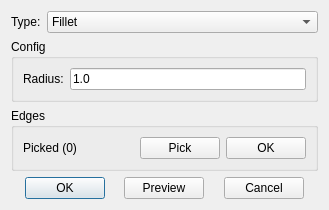
<?xml version="1.0" encoding="UTF-8"?>
<ui version="4.0">
 <class>FilletInfoDialog</class>
 <widget class="QDialog" name="FilletInfoDialog">
  <property name="geometry">
   <rect>
    <x>0</x>
    <y>0</y>
    <width>329</width>
    <height>192</height>
   </rect>
  </property>
  <property name="windowTitle">
   <string>Fillet</string>
  </property>
  <layout class="QGridLayout" name="gridLayout_5">
   <item row="1" column="0">
    <widget class="QGroupBox" name="groupBox">
     <property name="minimumSize">
      <size>
       <width>0</width>
       <height>0</height>
      </size>
     </property>
     <property name="title">
      <string>Config</string>
     </property>
     <layout class="QGridLayout" name="gridLayout">
      <item row="0" column="0">
       <widget class="QLabel" name="label_2">
        <property name="text">
         <string>Radius:</string>
        </property>
       </widget>
      </item>
      <item row="0" column="1">
       <widget class="QLineEdit" name="editRadius">
        <property name="text">
         <string>1.0</string>
        </property>
       </widget>
      </item>
     </layout>
    </widget>
   </item>
   <item row="4" column="0">
    <widget class="QWidget" name="widget" native="true">
     <property name="sizePolicy">
      <sizepolicy hsizetype="Preferred" vsizetype="Fixed">
       <horstretch>0</horstretch>
       <verstretch>0</verstretch>
      </sizepolicy>
     </property>
     <layout class="QGridLayout" name="gridLayout_3">
      <property name="leftMargin">
       <number>0</number>
      </property>
      <property name="topMargin">
       <number>0</number>
      </property>
      <property name="rightMargin">
       <number>0</number>
      </property>
      <property name="bottomMargin">
       <number>0</number>
      </property>
      <item row="0" column="4">
       <spacer name="horizontalSpacer_3">
        <property name="orientation">
         <enum>Qt::Horizontal</enum>
        </property>
        <property name="sizeHint" stdset="0">
         <size>
          <width>40</width>
          <height>20</height>
         </size>
        </property>
       </spacer>
      </item>
      <item row="0" column="1">
       <widget class="QPushButton" name="btnOK">
        <property name="text">
         <string>OK</string>
        </property>
       </widget>
      </item>
      <item row="0" column="3">
       <widget class="QPushButton" name="btnPreview">
        <property name="text">
         <string>Preview</string>
        </property>
       </widget>
      </item>
      <item row="0" column="5">
       <widget class="QPushButton" name="btnCancel">
        <property name="text">
         <string>Cancel</string>
        </property>
       </widget>
      </item>
      <item row="0" column="2">
       <spacer name="horizontalSpacer_2">
        <property name="orientation">
         <enum>Qt::Horizontal</enum>
        </property>
        <property name="sizeHint" stdset="0">
         <size>
          <width>40</width>
          <height>20</height>
         </size>
        </property>
       </spacer>
      </item>
      <item row="0" column="0">
       <spacer name="horizontalSpacer">
        <property name="orientation">
         <enum>Qt::Horizontal</enum>
        </property>
        <property name="sizeHint" stdset="0">
         <size>
          <width>40</width>
          <height>20</height>
         </size>
        </property>
       </spacer>
      </item>
      <item row="0" column="6">
       <spacer name="horizontalSpacer_4">
        <property name="orientation">
         <enum>Qt::Horizontal</enum>
        </property>
        <property name="sizeHint" stdset="0">
         <size>
          <width>40</width>
          <height>20</height>
         </size>
        </property>
       </spacer>
      </item>
     </layout>
    </widget>
   </item>
   <item row="2" column="0">
    <widget class="QStackedWidget" name="stackedWidget">
     <property name="currentIndex">
      <number>0</number>
     </property>
     <widget class="QWidget" name="pageChamfer">
      <layout class="QGridLayout" name="gridLayout_16">
       <property name="leftMargin">
        <number>0</number>
       </property>
       <property name="topMargin">
        <number>0</number>
       </property>
       <property name="rightMargin">
        <number>0</number>
       </property>
       <property name="bottomMargin">
        <number>0</number>
       </property>
       <item row="0" column="0">
        <widget class="QGroupBox" name="groupBoxEdges">
         <property name="title">
          <string>Edges</string>
         </property>
         <layout class="QGridLayout" name="gridLayout_4" columnstretch="1,0,0">
          <item row="0" column="0">
           <widget class="QLabel" name="labelEdges">
            <property name="text">
             <string>Picked (0)</string>
            </property>
           </widget>
          </item>
          <item row="0" column="1">
           <widget class="QPushButton" name="btnPick">
            <property name="text">
             <string>Pick</string>
            </property>
           </widget>
          </item>
          <item row="0" column="2">
           <widget class="QPushButton" name="btnPickOK">
            <property name="text">
             <string>OK</string>
            </property>
           </widget>
          </item>
         </layout>
        </widget>
       </item>
      </layout>
     </widget>
    </widget>
   </item>
   <item row="0" column="0">
    <widget class="QWidget" name="widget_2" native="true">
     <property name="sizePolicy">
      <sizepolicy hsizetype="Preferred" vsizetype="Fixed">
       <horstretch>0</horstretch>
       <verstretch>0</verstretch>
      </sizepolicy>
     </property>
     <layout class="QGridLayout" name="gridLayout_2">
      <property name="leftMargin">
       <number>0</number>
      </property>
      <property name="topMargin">
       <number>0</number>
      </property>
      <property name="rightMargin">
       <number>0</number>
      </property>
      <property name="bottomMargin">
       <number>0</number>
      </property>
      <item row="0" column="0">
       <widget class="QLabel" name="label">
        <property name="sizePolicy">
         <sizepolicy hsizetype="Fixed" vsizetype="Preferred">
          <horstretch>0</horstretch>
          <verstretch>0</verstretch>
         </sizepolicy>
        </property>
        <property name="text">
         <string>Type:</string>
        </property>
       </widget>
      </item>
      <item row="0" column="1">
       <widget class="QComboBox" name="cmbType">
        <property name="currentIndex">
         <number>0</number>
        </property>
        <item>
         <property name="text">
          <string>Fillet</string>
         </property>
        </item>
       </widget>
      </item>
     </layout>
    </widget>
   </item>
   <item row="3" column="0">
    <spacer name="verticalSpacer">
     <property name="orientation">
      <enum>Qt::Vertical</enum>
     </property>
     <property name="sizeHint" stdset="0">
      <size>
       <width>20</width>
       <height>40</height>
      </size>
     </property>
    </spacer>
   </item>
  </layout>
 </widget>
 <resources/>
 <connections/>
</ui>
